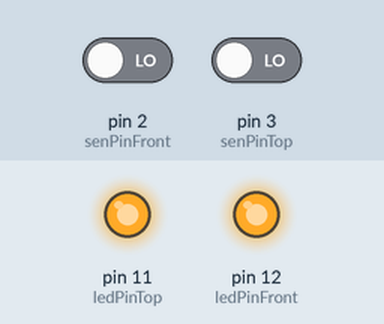
A sketch run on a simulated Arduino Uno, built with avr-gcc and run on an emulated ATmega328P. On the bench: output pins drawn as LEDs (lit = HIGH). The test bench sets the inputs (shaded band); at power-on: pin 2 (senPinFront) LOW, pin 3 (senPinTop) LOW.

Above: at 1.2 s.
1.3 s: pin 2 (senPinFront) driven HIGH
At 1.7 s:
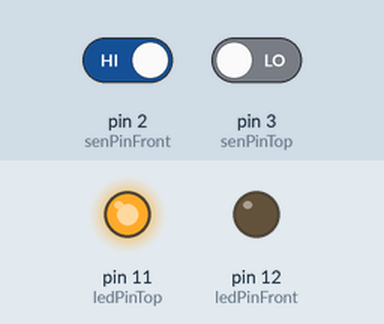
2.8 s: pin 3 (senPinTop) driven HIGH
At 4.0 s:
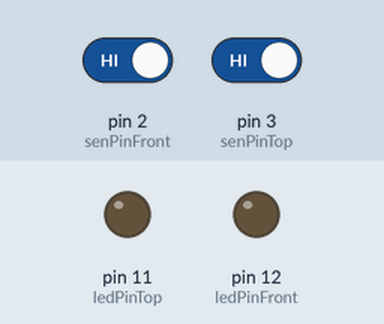
4.3 s: pin 2 (senPinFront) driven LOW
At 5.2 s:
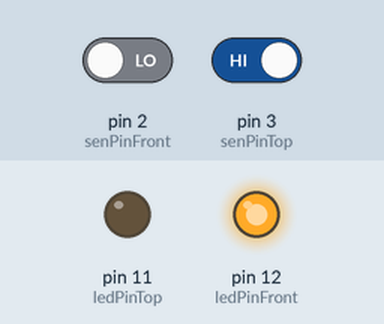
5.8 s: pin 3 (senPinTop) driven LOW
At 6.4 s:
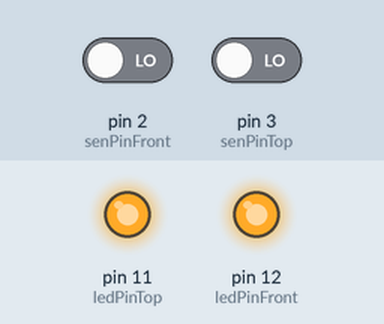
Timing chart, 0 to 8.3 s (numbered marks = the images above; inputs shaded):
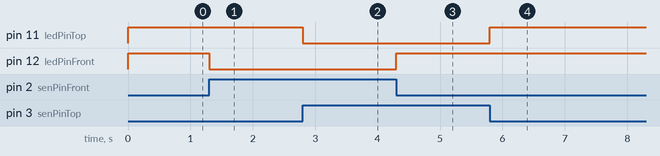

The sketch:

avoid.ino
```cpp
/*****************************************/
const int ledPinFront = 12;//the led attach to
const int ledPinTop = 11;
const int ledPinHall = 10;
const int senPinFront = 2;
const int senPinTop = 3;

//const int senPinHall = 4;
//const int anaPinHall = A0;

void setup()
{
  pinMode(ledPinFront,OUTPUT);//initialize the ledPin as an output
  pinMode(ledPinTop,OUTPUT);//initialize the ledPin as an output
//  pinMode(ledPinHall,OUTPUT);//initialize the ledPin as an output
  pinMode(senPinFront,INPUT);
  pinMode(senPinTop, INPUT);
//  pinMode(senPinHall, INPUT);
//  Serial.begin(9600);

//  digitalWrite(2, HIGH);
//  digitalWrite(
}
/******************************************/
void loop()
{
  int digitalValFront = digitalRead(senPinFront);
  int digitalValTop = digitalRead(senPinTop);
//  int digitalValHall = digitalRead(senPinHall);
  if(HIGH == digitalValFront)    digitalWrite(ledPinFront,LOW);//turn the led off
  else    digitalWrite(ledPinFront,HIGH);//turn the led on
  if(HIGH == digitalValTop)    digitalWrite(ledPinTop,LOW);//turn the led off
  else    digitalWrite(ledPinTop,HIGH);//turn the led on
/*
  if(HIGH == digitalValHall)    digitalWrite(ledPinTop,LOW);//turn the led off
  else    digitalWrite(ledPinHall,HIGH);//turn the led on

  long a = analogRead(anaPinHall);
  Serial.print("Hall: ");
  Serial.println(a);
  delay(200);
  */
}
/**********************************************/
```

Measured:
- after the input at 1.3 s, pin 12 (ledPinFront): HIGH → LOW at once
- after the input at 2.8 s, pin 11 (ledPinTop): HIGH → LOW at once
- after the input at 4.3 s, pin 12 (ledPinFront): LOW → HIGH at once
- after the input at 5.8 s, pin 11 (ledPinTop): LOW → HIGH at once
